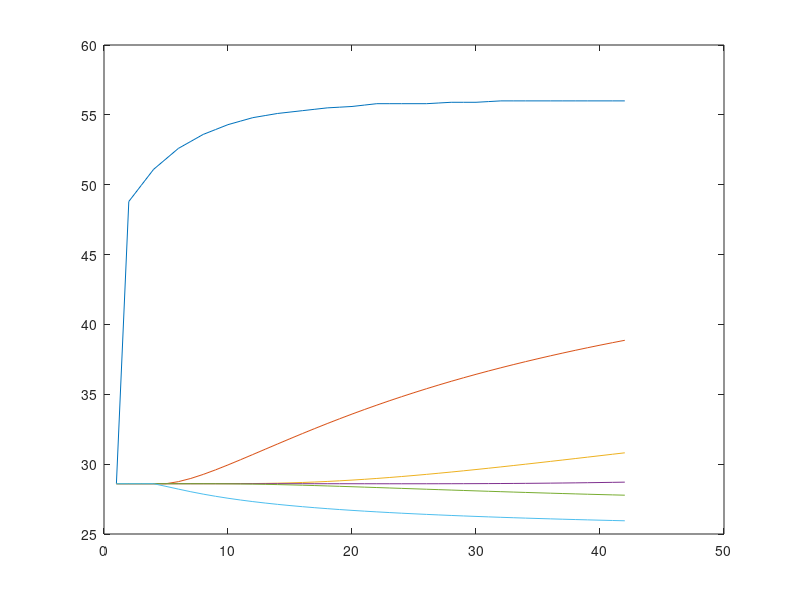

This chart was generated by the following MATLAB code:
clear all;
clc;

m = 42;
n = 24;
Tw = 24;
Ti = 28.6;
delr = 2;
delt = 30;
T = zeros(m,n);
alpha = 0.039;

%Boundary conditions
T(1:m/2,1) = [48.8 51.1 52.6 53.6 54.3 54.8 55.1 55.3 55.5 55.6 55.8 55.8 55.8 55.9 55.9 56.0 56.0 56.0 56.0 56.0 56.0];
T(:,n) = Tw;
for i = m/2:-1:1
    T(2*i) = T(i);
end
for i = 2:m/2
    T(2*i - 1) = (T(2*i) + T(2*i -2))/2;
end

%Initial condition
T(1,:) = Ti;

for i = 1:m-1
    for j = 2:n-1
        T(i+1,j) = T(i,j) + alpha*delt*(T(i,j+1) - 2*T(i,j) + T(i,j-1))/(delr*delr) + alpha*delt*(T(i,j+1)-T(i,j))/((2*i+5)*delr);
    end
end
for i = 1:6
    plot(1:m,T(:,4*i-3));
    hold on;
end